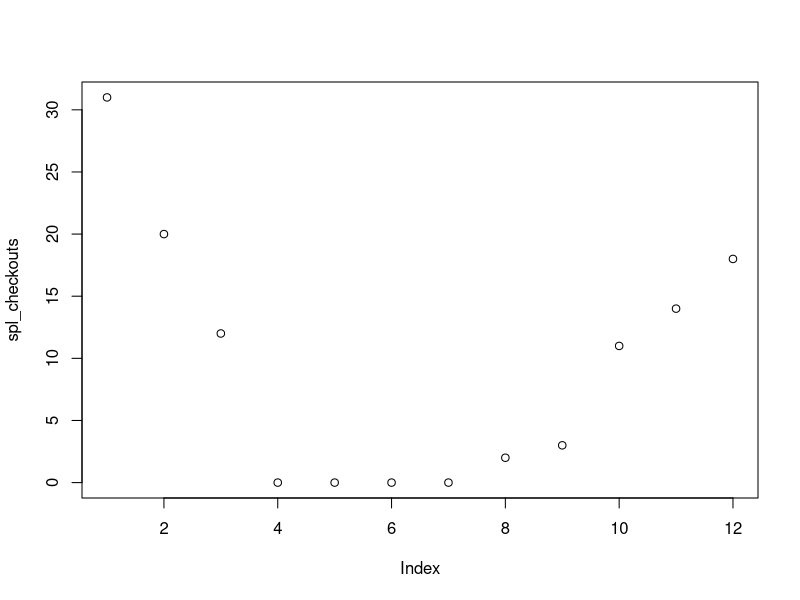

The R script that drew this image:
##############################################################################
## Assignment 1: Intro to R

## Please write your code/responses in the places marked "Your code/response here"

## This assignment draws on real Seattle Public Library circulation data for Emily St. John Mandel's novel Station Eleven in the year 2020.
## You are going to manipulate this real checkout data to explore different trends.
## For context, in March 2020, the WHO declared COVID-19 a pandemic, and this novel is a story about a fictional pandemic.

## To explore the circulation data for yourself, see https://data.seattle.gov/Community/Checkouts-by-Title/tmmm-ytt6/data
##############################################################################

## Name: Joe Lollo

## 1. Assign the words "Station Eleven" to a variable called spl_book (1 point)
spl_book <- "Station Eleven"

## 2. Use a built-in R function to print the data type of the variable spl_book to the Console (1 point)
typeof(spl_book)

## 3. Assign the words "Emily St. John Mandel" to a variable called spl_author (1 point)
spl_author <- "Emily St. John Mandel"
# typeof(spl_author) #Just to make sure it's the same.

## Imagine that we want to print out a statement that will describe any SPL book and author that we are analyzing, like so: "The SPL book that we are analyzing is [spl_book] by [spl_author]." Let's write some code that will accomplish this task.

## 4. Use a built-in R function to print out the sentence "The SPL book that we are analyzing is Station Eleven by Emily St. John Mandel." without actually typing "Station Elevan" and "Emily St. John Mandel" and instead using the variables spl_book and spl_author. (2 points)
paste("The SPL book that we are analyzing is", spl_book, "by", spl_author)

## 5. The number of SPL checkouts for physical copies of Station Eleven across the 12 months of the year 2020 was as follows: 31, 20, 12, 0, 0, 0, 0, 2, 3, 11, 14, 18
## Make a vector of these values and assign them to a variable called spl_checkouts (2 points)
spl_checkouts <- c(31, 20, 12, 0, 0, 0, 0, 2, 3, 11, 14, 18)

# Bonus: You can plot the checkouts by month using plot()!
plot(spl_checkouts)

## 6. Use a built-in R function to calculate the length of the vector spl_checkouts (1 point)
spl_length <- length(spl_checkouts) #Should be 12, because it's the length of the months of the year.

## 7. Use a built-in R function to calculate the maximum value of the vector spl_checkouts (1 point)
spl_max <- max(spl_checkouts) #Should be 31

## 8. Use a built-in R function to calculate the minimum value of the vector spl_checkouts (1 point)
spl_min <- min(spl_checkouts) #Should be 0

## 9. Use a built-in R function to calculate the average (mean) value of the vector spl_checkouts (1 point)
spl_mean <- mean(spl_checkouts) #Should be 9.25

## 10. Use a built-in R function to calculate the sum total of the vector spl_checkouts (1 point)
spl_sum <- sum(spl_checkouts) #Should be 111

## 11. Make a comment below (1 point), and write 3 or more sentences about the pattern of the physical checkouts for Station Eleven across the 12 months of 2020: 31, 20, 12, 0, 0, 0, 0, 2, 3, 11, 14, 18
## Answer: 
## Assuming that January is the first month, February the second, and so on, it is interesting to note that the book had a 4-month period of no physical checkouts from April to July (months indexed by 4:7 in the vector), which makes sense because many libraries were closed at that time as a result of the COVID-19 pandemic. Similarly, the fact that the number of checkouts picks back up starting in August, the month indexed at 8, is a representation of how restrictions were loosened slightly during that time and in-person interactions were slowly being integrated again in these spaces. As my family and I are SPL patrons, I think this distribution is an accurate representation of my experience placing holds on and picking up materials, especially with services picking up to almost "normal" levels right at the end of 2020.

## Does this pattern surprise you? Why or not why not? What other information or data would you want to explore after seeing this information? (3 points)
## Answer:
## I was not entirely surprised that the data went down to 0 in April 2020, given what we knew already about the world and how most services changed to being virtual during the COVID-19 pandemic. Despite this, the visual plot associated with the vector I made helped me understand just how significant of a change the closing of libraries and other institutions during COVID-19 was in our daily lives, as the data is just one bit of information showing that there was no physical or in-person engagement with the library.

## Additionally, I think that having some sort of information about the book and its content would be helpful or interesting, like extra information dedicated to the book's genre or year (indicated in the original book's data, I assume?), would help bring more context as to why there was a newfound interest in this book picking up when COVID hit -- it was only after Googling it that I realized it was a novel about another pandemic or disease, from which I was even LESS surprised than I was initially about the amount of checkouts of the book over 2020. I think this speaks to the big problem associated with only having a limited amount of data dedicated to one subject, as you don't know the full story or context behind what was selected to analyze, especially data related to books and other cultural materials, as well as people-centered research like LIS and the social sciences, as just listing their names and authors may reduce their significance.


